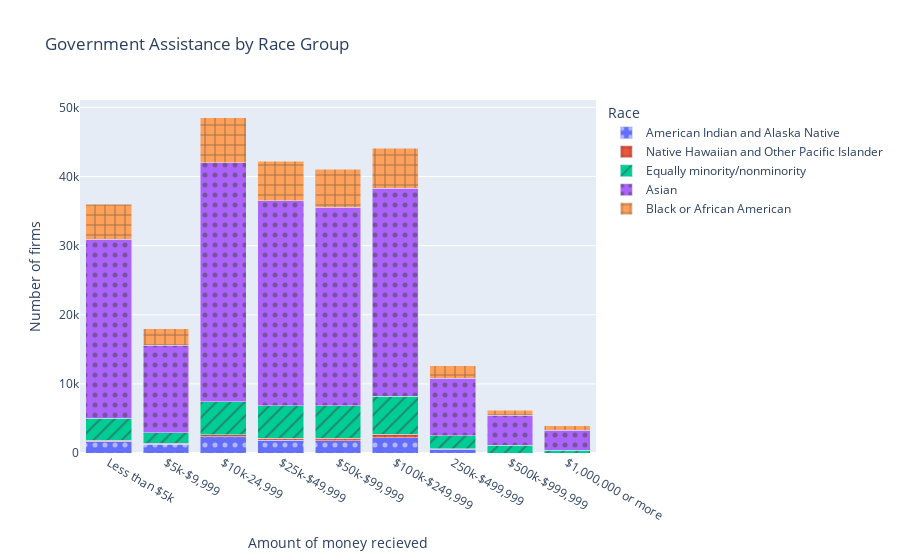
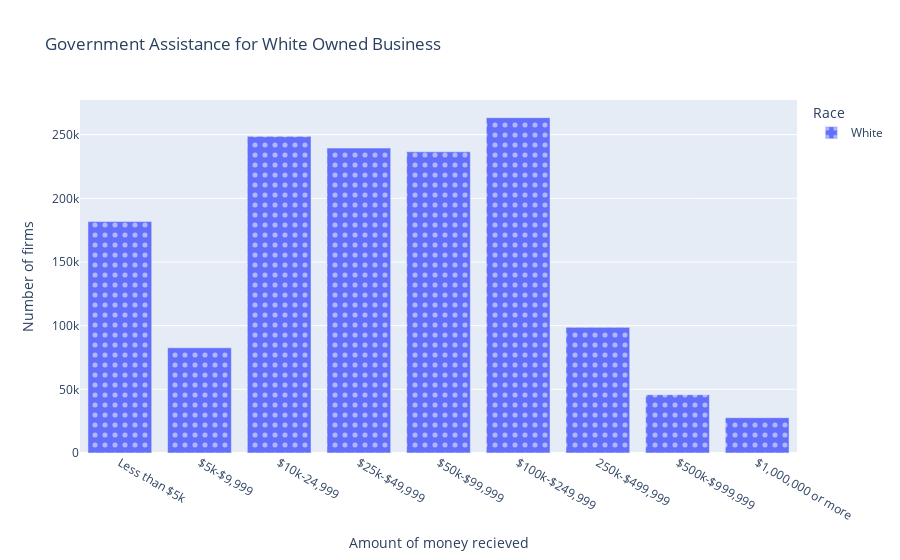

These figures' notebook cell, in order:
### Code cell
fig = px.bar(module_busineess_by_race, pattern_shape=module_busineess_by_race['RACE_GROUP_LABEL'].astype(str), pattern_shape_sequence=[".", "+", '/'], color = module_busineess_by_race['RACE_GROUP_LABEL'].astype(str), barmode='stack', x=module_busineess_by_race['BUSCHAR_LABEL'].astype(str), y=module_busineess_by_race['FIRMPDEMP'].astype(float),
labels=dict(x='Amount of money recieved', color = 'Race', pattern_shape='Race', y='Number of firms'), title='Government Assistance by Race Group')
# fig.update_xaxes(showticklabels=False)
fig.update_xaxes(minor_tickmode="array")
fig.update_xaxes(tickvals=[0,1,2,3,4,5,6,7,8,9])
fig.update_xaxes(ticktext=['Less than $5k', '$5k-$9,999', '$10k-24,999', '$25k-$49,999', '$50k-$99,999', '$100k-$249,999','250k-$499,999','$500k-$999,999','$1,000,000 or more'])
fig.show()
fig = px.bar(module_busineess_by_race_white, pattern_shape=module_busineess_by_race_white['RACE_GROUP_LABEL'].astype(str), pattern_shape_sequence=[".", "+", '/'], color = module_busineess_by_race_white['RACE_GROUP_LABEL'].astype(str), barmode='stack', x=module_busineess_by_race_white['BUSCHAR_LABEL'].astype(str), y=module_busineess_by_race_white['FIRMPDEMP'].astype(float),
labels=dict(x='Amount of money recieved', color = 'Race', pattern_shape='Race', y='Number of firms'), title='Government Assistance for White Owned Business')
# fig.update_xaxes(showticklabels=False)
fig.update_xaxes(minor_tickmode="array")
fig.update_xaxes(tickvals=[0,1,2,3,4,5,6,7,8,9])
fig.update_xaxes(ticktext=['Less than $5k', '$5k-$9,999', '$10k-24,999', '$25k-$49,999', '$50k-$99,999', '$100k-$249,999','250k-$499,999','$500k-$999,999','$1,000,000 or more'])
fig.show()

### Figure 1 — Plotly figure (JSON) as saved in the notebook; plotly's stock layout.template omitted (floating-point values rounded to 4 significant figures)
{"data": [{"alignmentgroup": "True", "hovertemplate": "Race=American Indian and Alaska Native<br>Amount of money recieved=%{x}<br>Number of firms=%{y}<extra></extra>", "legendgroup": "American Indian and Alaska Native", "marker": {"color": "#636efa", "pattern": {"shape": "."}}, "name": "American Indian and Alaska Native", "offsetgroup": "American Indian and Alaska Native", "orientation": "v", "showlegend": true, "textposition": "auto", "type": "bar", "x": ["Received less than $5,000 in government financial assistance during the Coronavirus Pandemic", "Received $5,000 to $9,999 in government financial assistance during the Coronavirus Pandemic", "Received $10,000 to $24,999 in government financial assistance during the Coronavirus Pandemic", "Received $25,000 to $49,999 in government financial assistance during the Coronavirus Pandemic", "Received $50,000 to $99,999 in government financial assistance during the Coronavirus Pandemic", "Received $100,000 to $249,999 in government financial assistance during the Coronavirus Pandemic", "Received $250,000 to $499,999 in government financial assistance during the Coronavirus Pandemic", "Received $500,000 to $999,999 in government financial assistance during the Coronavirus Pandemic", "Received $1,000,000 or more in government financial assistance during the Coronavirus Pandemic"], "xaxis": "x", "y": [1694, 1291, 2359, 1843, 1747, 2236, 512, 0, 0], "yaxis": "y"}, {"alignmentgroup": "True", "hovertemplate": "Race=Native Hawaiian and Other Pacific Islander<br>Amount of money recieved=%{x}<br>Number of firms=%{y}<extra></extra>", "legendgroup": "Native Hawaiian and Other Pacific Islander", "marker": {"color": "#EF553B", "pattern": {"shape": "+"}}, "name": "Native Hawaiian and Other Pacific Islander", "offsetgroup": "Native Hawaiian and Other Pacific Islander", "orientation": "v", "showlegend": true, "textposition": "auto", "type": "bar", "x": ["Received less than $5,000 in government financial assistance during the Coronavirus Pandemic", "Received $5,000 to $9,999 in government financial assistance during the Coronavirus Pandemic", "Received $10,000 to $24,999 in government financial assistance during the Coronavirus Pandemic", "Received $25,000 to $49,999 in government financial assistance during the Coronavirus Pandemic", "Received $50,000 to $99,999 in government financial assistance during the Coronavirus Pandemic", "Received $100,000 to $249,999 in government financial assistance during the Coronavirus Pandemic", "Received $250,000 to $499,999 in government financial assistance during the Coronavirus Pandemic", "Received $1,000,000 or more in government financial assistance during the Coronavirus Pandemic"], "xaxis": "x", "y": [177, 105, 301, 263, 376, 466, 96, 0], "yaxis": "y"}, {"alignmentgroup": "True", "hovertemplate": "Race=Equally minority/nonminority<br>Amount of money recieved=%{x}<br>Number of firms=%{y}<extra></extra>", "legendgroup": "Equally minority/nonminority", "marker": {"color": "#00cc96", "pattern": {"shape": "/"}}, "name": "Equally minority/nonminority", "offsetgroup": "Equally minority/nonminority", "orientation": "v", "showlegend": true, "textposition": "auto", "type": "bar", "x": ["Received less than $5,000 in government financial assistance during the Coronavirus Pandemic", "Received $5,000 to $9,999 in government financial assistance during the Coronavirus Pandemic", "Received $10,000 to $24,999 in government financial assistance during the Coronavirus Pandemic", "Received $25,000 to $49,999 in government financial assistance during the Coronavirus Pandemic", "Received $50,000 to $99,999 in government financial assistance during the Coronavirus Pandemic", "Received $100,000 to $249,999 in government financial assistance during the Coronavirus Pandemic", "Received $250,000 to $499,999 in government financial assistance during the Coronavirus Pandemic", "Received $500,000 to $999,999 in government financial assistance during the Coronavirus Pandemic", "Received $1,000,000 or more in government financial assistance during the Coronavirus Pandemic"], "xaxis": "x", "y": [3131, 1545, 4740, 4710, 4682, 5542, 1857, 1126, 389], "yaxis": "y"}, {"alignmentgroup": "True", "hovertemplate": "Race=Asian<br>Amount of money recieved=%{x}<br>Number of firms=%{y}<extra></extra>", "legendgroup": "Asian", "marker": {"color": "#ab63fa", "pattern": {"shape": "."}}, "name": "Asian", "offsetgroup": "Asian", "orientation": "v", "showlegend": true, "textposition": "auto", "type": "bar", "x": ["Received less than $5,000 in government financial assistance during the Coronavirus Pandemic", "Received $5,000 to $9,999 in government financial assistance during the Coronavirus Pandemic", "Received $10,000 to $24,999 in government financial assistance during the Coronavirus Pandemic", "Received $25,000 to $49,999 in government financial assistance during the Coronavirus Pandemic", "Received $50,000 to $99,999 in government financial assistance during the Coronavirus Pandemic", "Received $100,000 to $249,999 in government financial assistance during the Coronavirus Pandemic", "Received $250,000 to $499,999 in government financial assistance during the Coronavirus Pandemic", "Received $500,000 to $999,999 in government financial assistance during the Coronavirus Pandemic", "Received $1,000,000 or more in government financial assistance during the Coronavirus Pandemic"], "xaxis": "x", "y": [25923, 12643, 34573, 29685, 28779, 30074, 8321, 4336, 2921], "yaxis": "y"}, {"alignmentgroup": "True", "hovertemplate": "Race=Black or African American<br>Amount of money recieved=%{x}<br>Number of firms=%{y}<extra></extra>", "legendgroup": "Black or African American", "marker": {"color": "#FFA15A", "pattern": {"shape": "+"}}, "name": "Black or African American", "offsetgroup": "Black or African American", "orientation": "v", "showlegend": true, "textposition": "auto", "type": "bar", "x": ["Received less than $5,000 in government financial assistance during the Coronavirus Pandemic", "Received $5,000 to $9,999 in government financial assistance during the Coronavirus Pandemic", "Received $10,000 to $24,999 in government financial assistance during the Coronavirus Pandemic", "Received $25,000 to $49,999 in government financial assistance during the Coronavirus Pandemic", "Received $50,000 to $99,999 in government financial assistance during the Coronavirus Pandemic", "Received $100,000 to $249,999 in government financial assistance during the Coronavirus Pandemic", "Received $250,000 to $499,999 in government financial assistance during the Coronavirus Pandemic", "Received $500,000 to $999,999 in government financial assistance during the Coronavirus Pandemic", "Received $1,000,000 or more in government financial assistance during the Coronavirus Pandemic"], "xaxis": "x", "y": [5090, 2381, 6541, 5700, 5458, 5772, 1841, 724, 626], "yaxis": "y"}], "layout": {"barmode": "stack", "legend": {"title": {"text": "Race"}, "tracegroupgap": 0}, "title": {"text": "Government Assistance by Race Group"}, "xaxis": {"anchor": "y", "domain": [0, 1], "minor": {"tickmode": "array"}, "ticktext": ["Less than $5k", "$5k-$9,999", "$10k-24,999", "$25k-$49,999", "$50k-$99,999", "$100k-$249,999", "250k-$499,999", "$500k-$999,999", "$1,000,000 or more"], "tickvals": [0, 1, 2, 3, 4, 5, 6, 7, 8, 9], "title": {"text": "Amount of money recieved"}}, "yaxis": {"anchor": "x", "domain": [0, 1], "title": {"text": "Number of firms"}}}}

### Figure 2 — Plotly figure (JSON) as saved in the notebook; plotly's stock layout.template omitted (floating-point values rounded to 4 significant figures)
{"data": [{"alignmentgroup": "True", "hovertemplate": "Race=White<br>Amount of money recieved=%{x}<br>Number of firms=%{y}<extra></extra>", "legendgroup": "White", "marker": {"color": "#636efa", "pattern": {"shape": "."}}, "name": "White", "offsetgroup": "White", "orientation": "v", "showlegend": true, "textposition": "auto", "type": "bar", "x": ["Received less than $5,000 in government financial assistance during the Coronavirus Pandemic", "Received $5,000 to $9,999 in government financial assistance during the Coronavirus Pandemic", "Received $10,000 to $24,999 in government financial assistance during the Coronavirus Pandemic", "Received $25,000 to $49,999 in government financial assistance during the Coronavirus Pandemic", "Received $50,000 to $99,999 in government financial assistance during the Coronavirus Pandemic", "Received $100,000 to $249,999 in government financial assistance during the Coronavirus Pandemic", "Received $250,000 to $499,999 in government financial assistance during the Coronavirus Pandemic", "Received $500,000 to $999,999 in government financial assistance during the Coronavirus Pandemic", "Received $1,000,000 or more in government financial assistance during the Coronavirus Pandemic"], "xaxis": "x", "y": [181689, 82603, 248636, 239441, 236499, 263335, 98691, 45780, 27725], "yaxis": "y"}], "layout": {"barmode": "stack", "legend": {"title": {"text": "Race"}, "tracegroupgap": 0}, "title": {"text": "Government Assistance for White Owned Business"}, "xaxis": {"anchor": "y", "domain": [0, 1], "minor": {"tickmode": "array"}, "ticktext": ["Less than $5k", "$5k-$9,999", "$10k-24,999", "$25k-$49,999", "$50k-$99,999", "$100k-$249,999", "250k-$499,999", "$500k-$999,999", "$1,000,000 or more"], "tickvals": [0, 1, 2, 3, 4, 5, 6, 7, 8, 9], "title": {"text": "Amount of money recieved"}}, "yaxis": {"anchor": "x", "domain": [0, 1], "title": {"text": "Number of firms"}}}}
